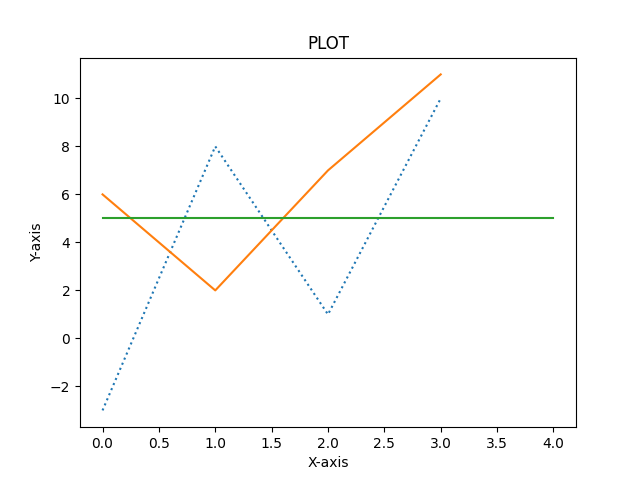

Python code for this plot:
import matplotlib.pyplot as plt
import numpy as np

y1 = np.array([-3, 8, 1, 10])
y2 = np.array([6, 2, 7, 11])
y3 = np.array([5,5,5,5,5])

plt.plot(y1, ls=':')
plt.plot(y2, ls="-")
plt.plot(y3)

plt.title("PLOT")
plt.xlabel("X-axis")
plt.ylabel("Y-axis")

plt.show()
